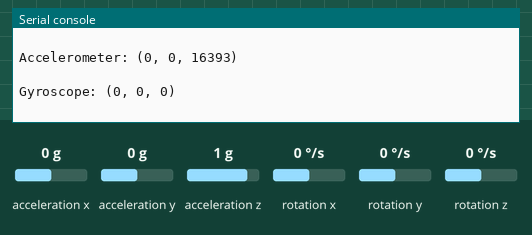
A program run on a simulated BBC micro:bit running MicroPython. On the bench: the last lines printed to the serial console. Inputs (shaded band) come from the test bench; at power-on: acceleration x 0 g, acceleration y 0 g, acceleration z 1 g, rotation x 0 °/s, rotation y 0 °/s, rotation z 0 °/s.

Above: at 1.2 s.
1.3 s: acceleration x set to -1.4 g
2.8 s: acceleration y set to -1.4 g
4.3 s: acceleration z set to -1.4 g
5.8 s: rotation x set to -192 °/s
At 6.6 s:
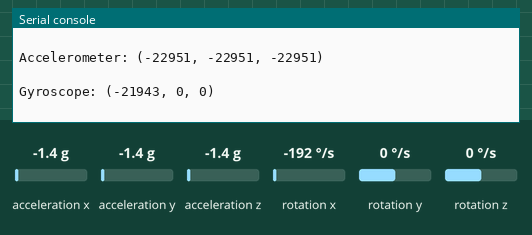
7.3 s: rotation y set to -192 °/s
At 8.8 s:
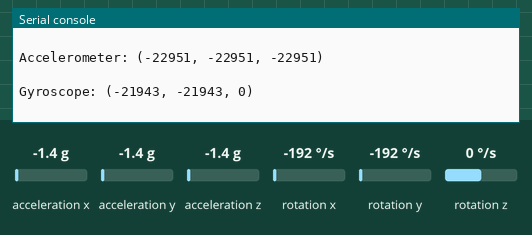

The program:

main.py
```python
# Imports go at the top
from microbit import *
from lsm6ds3 import LSM6DS3

display.off()
sensor = LSM6DS3()

while True:
    ax, ay, az, gx, gy, gz = sensor.get_readings()
    print("Accelerometer: ({}, {}, {})\n".format(ax, ay, az))
    print("Gyroscope: ({}, {}, {})\n".format(gx, gy, gz))
    sleep(1000)
```

lsm6ds3.py
```python
from microbit import i2c

# Registers
WHO_AM_I = 0x0F
CTRL2_G = 0x11
CTRL1_XL = 0x10
CTRL10_C = 0x19
CTRL3_C = 0x12

# This is the start of the data registers for the Gyro and Accelerometer
# There are 12 Bytes in total starting at 0x23 and ending at 0x2D
OUTX_L_G = 0x22

STEP_COUNTER_L = 0x4B
STEP_COUNTER_H = 0x4C
TAP_SRC = 0x1C
TAP_CFG = 0x58
FUNC_SRC1 = 0x53
FUNC_SRC2 = 0x54
TAP_THS_6D = 0x59
FREE_FALL = 0x5D
WAKE_UP_THS = 0x5B
WAKE_UP_SRC = 0x1B
INT_DUR2 = 0x5A

# CONFIG DATA
NORMAL_MODE_104HZ = 0x40
NORMAL_MODE_208HZ = 0x50
PERFORMANCE_MODE_416HZ = 0x60
LOW_POWER_26HZ = 0x02
SET_FUNC_EN = 0xBD
RESET_STEPS = 0x02
TAP_EN_XYZ = 0x8E
TAP_THRESHOLD = 0x02
DOUBLE_TAP_EN = 0x80
DOUBLE_TAP_DUR = 0x20

def twos_comp(val, bits=16):
    mask = 1 << (bits - 1)

    if val & mask:
        val &= ~mask
        val -= mask

    return val

class LSM6DS3:
    def __init__(self, address=0x6B, mode=NORMAL_MODE_104HZ):
        self.address = address
        self.mode = mode

        # Set gyro mode/enable
        self._write_reg(CTRL2_G, [self.mode])

        # Set accel mode/enable
        self._write_reg(CTRL1_XL, [self.mode])

        # Send the reset bit to clear the pedometer step count
        self._write_reg(CTRL10_C, [RESET_STEPS])

        # Enable sensor functions (Tap, Tilt, Significant Motion)
        self._write_reg(CTRL10_C, [SET_FUNC_EN])

        # Enable X Y Z Tap Detection
        self._write_reg(TAP_CFG, [TAP_EN_XYZ])

        # Enable Double tap
        self._write_reg(WAKE_UP_THS, [DOUBLE_TAP_EN])

        # Set tap threshold
        self._write_reg(TAP_THS_6D, [TAP_THRESHOLD])

        # Set double tap max time gap
        self._write_reg(INT_DUR2, [DOUBLE_TAP_DUR])

    def _write_reg(self, reg, data):
        buf = bytearray(1)
        buf[0] = reg
        i2c.write(self.address, buf + bytearray(data))

    def _read_reg(self, reg, size):
        buf = bytearray(1)
        buf[0] = reg
        i2c.write(self.address, buf)
        return i2c.read(self.address, size)

    def get_readings(self):
        # Read 12 bytes starting from 0x22. This covers the XYZ data for gyro and accel
        data = self._read_reg(OUTX_L_G, 12)

        gx = (data[1] << 8) | data[0]
        gx = twos_comp(gx)

        gy = (data[3] << 8) | data[2]
        gy = twos_comp(gy)

        gz = (data[5] << 8) | data[4]
        gz = twos_comp(gz)

        ax = (data[7] << 8) | data[6]
        ax = twos_comp(ax)

        ay = (data[9] << 8) | data[8]
        ay = twos_comp(ay)

        az = (data[11] << 8) | data[10]
        az = twos_comp(az)

        return ax, ay, az, gx, gy, gz

    def get_step_count(self):
        data = self._read_reg(STEP_COUNTER_L, 2)
        steps = (data[1] << 8) | data[0]
        steps = twos_comp(steps)

        return steps

    def reset_step_count(self):
        # Send the reset bit
        self._write_reg(CTRL10_C, [RESET_STEPS])
        # Enable functions again
        self._write_reg(CTRL10_C, [SET_FUNC_EN])

    def tilt_detected(self):
        tilt = self._read_reg(FUNC_SRC1, 1)
        tilt = (tilt[0] >> 5) & 0b1

        return tilt

    def sig_motion_detected(self):
        sig = self._read_reg(FUNC_SRC1, 1)
        sig = (sig[0] >> 6) & 0b1

        return sig

    def single_tap_detected(self):
        s = self._read_reg(TAP_SRC, 1)
        s = (s[0] >> 5) & 0b1

        return s

    def double_tap_detected(self):
        d = self._read_reg(TAP_SRC, 1)
        d = (d[0] >> 4) & 0b1

        return d

    def freefall_detected(self):
        fall = self._read_reg(WAKE_UP_SRC, 1)
        fall = fall[0] >> 5

        return fall
```

Measured:
- after the input at 5.8 s, the serial console: prints a new line after 0.22 s (image 1)
- after the input at 7.3 s, the serial console: prints a new line after 0.73 s (image 2)
